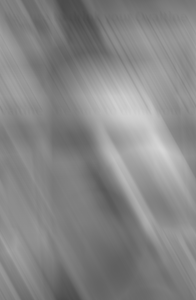
%> input picture EE415/Project 9/proj09_img.png, 196 x 300 px
$ octave proj09.m   (GNU Octave 9; MATLAB toolbox functions it lacks are replaced by stand-ins)
%> lines starting %> are read from the running program, lines starting %| are printed output that depends on the picture
% read corrupted image
a = imread('proj09_img.png');
%> a is the input picture: size 300x196 uint8; min 76, max 214, mean 134.2

% get dimensions of image
[M N] = size(a);
%> M = 300; N = 196

% show corrupted image
figure(1);
imshow(a);

% get fft
a_fft = ifftshift(fft2(a));

% create degredation function
u = [ -(ceil((M-1)/2):-1:1), 0, (1:floor((M-1)/2)) ]' * ones(1, N);
v = ones(M, 1) * [ -(ceil((N-1)/2):-1:1), 0, (1:floor((N-1)/2)) ];

a = .32;
b = .27;
T = 1;

s = u*a+v*b;

H = T*sinc(s).*exp(-j*pi*s);

% use inverse filtering
b_fft = a_fft ./ H;
b = uint8(real(ifft2(ifftshift(b_fft))));
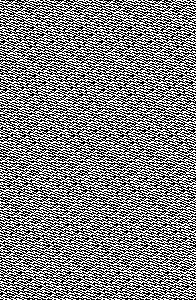
%> b: size 300x196 uint8; 49.8% white in thin lines or dots

% show inverse filtered image
figure(2);
imshow(b);

% write to file
imwrite(b, 'proj09_inv.png');

% create CLS function
p = [0, -1, 0; -1, 4, -1; 0, -1, 0];
p_fft = ifftshift(fft2(p, M, N));

gam = 0.0001;
Hm = conj(H)./(abs(H).^2 + gam*(abs(p_fft).^2));

% use CLS function
c_fft = a_fft .* Hm;
c = uint8(real(ifft2(ifftshift(c_fft))));
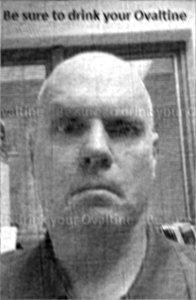
%> c: size 300x196 uint8; min 0, max 255, mean 134.1

% show CLS image
figure(3);
imshow(c);

% write to file
imwrite(c, 'proj09_cls.png');
